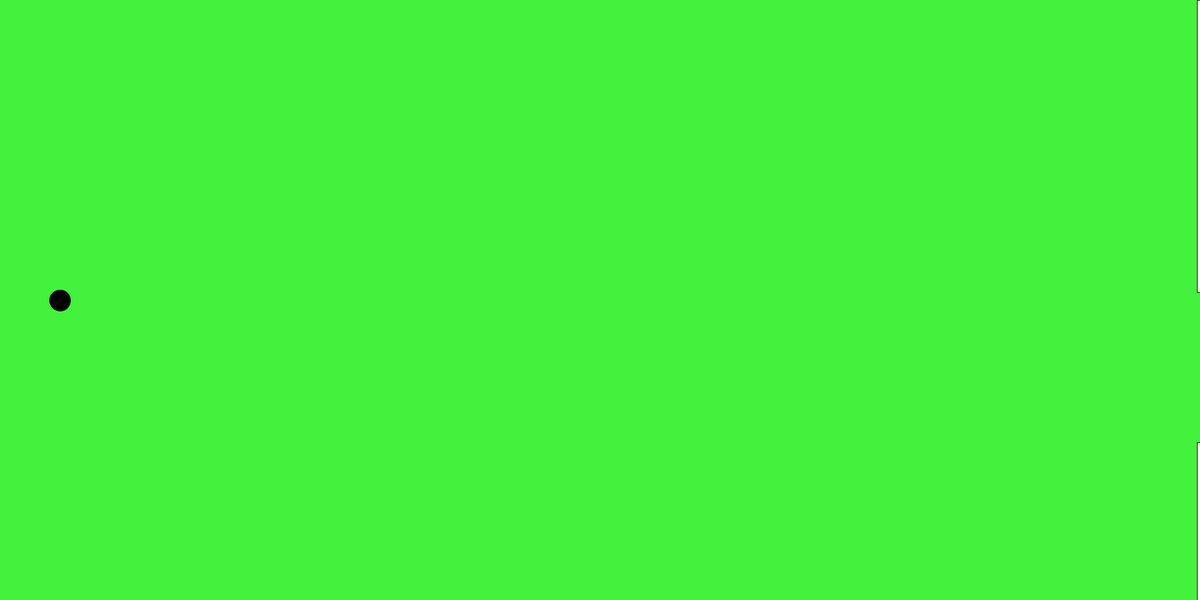
Frame 1 (no input)
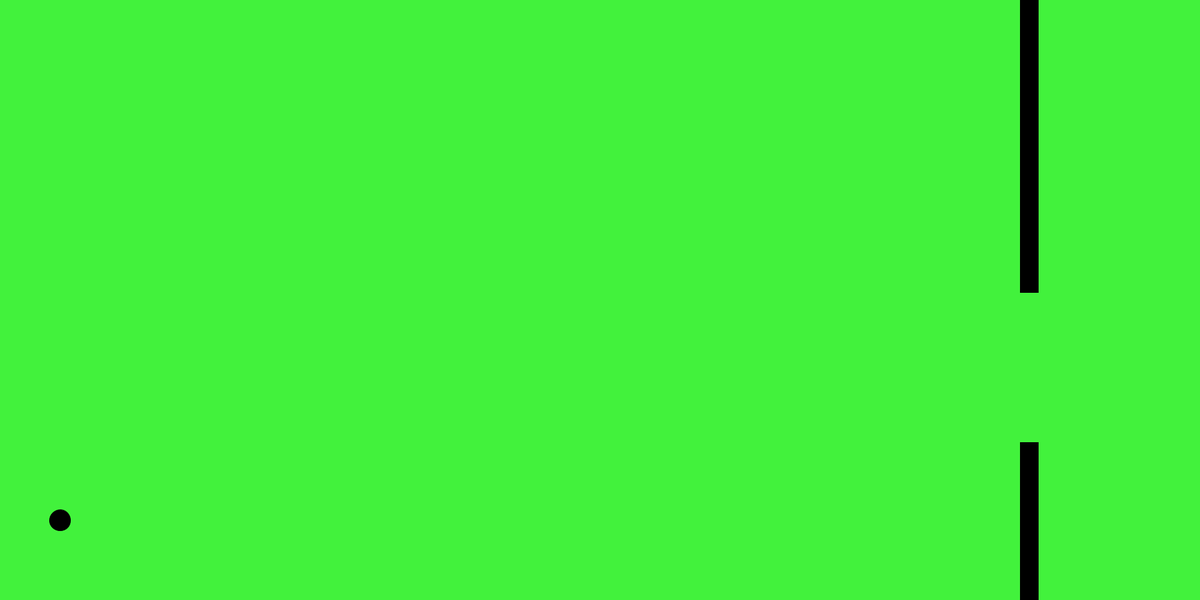
Frame 60 (the mouse pressed at the canvas centre just before this capture)
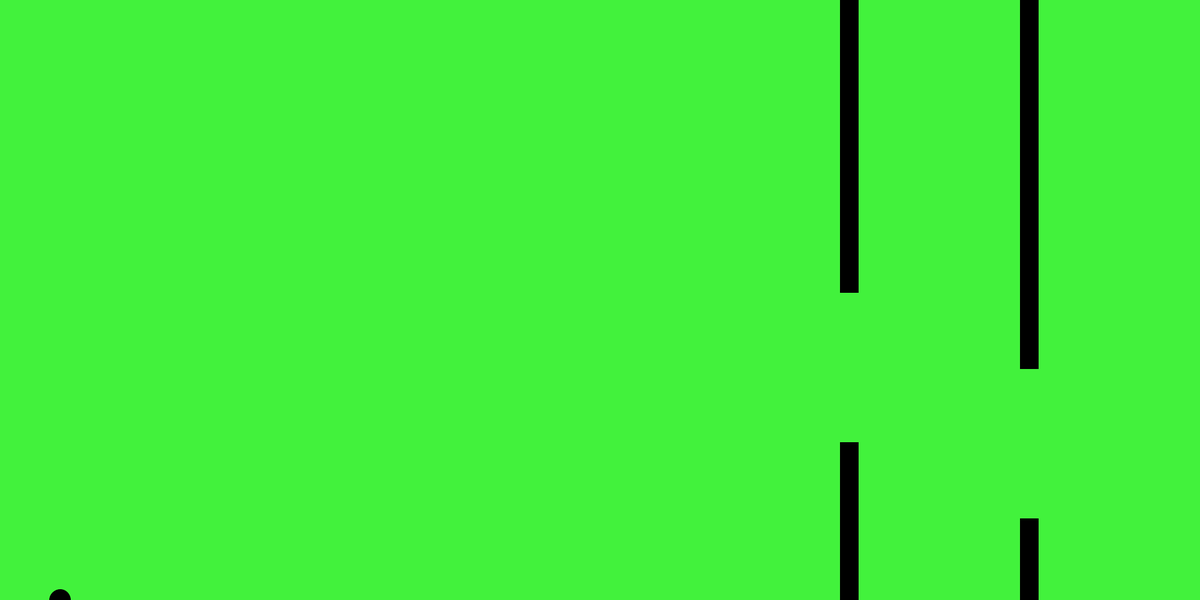
Frame 120 (the mouse held since frame 60 and released just before this capture)

The Processing sketch that drew these frames (run headless with seeded random() and noise(); from frame 60 on, the mouse is pressed at the canvas centre):

// Processing sketch: sketch_200323a
// ── sketch_200323a.pde
bird bird;
float red,green,blue;
ArrayList<Pipes> pipe = new ArrayList();

void setup() {
  size(2000, 1000);
  background(255, 255, 255);
  bird = new bird();
  pipe.add(new Pipes());
  pickColor();
}


void draw() {
  
  background(red,green,blue);
  
  for (int i = 0; i<pipe.size();i++){
    
    if (bird.hit(pipe.get(i))){
      pipe.get(i).changeColor();
      pickColor();
    }
    
    pipe.get(i).update();
    pipe.get(i).show();
          
    if (pipe.get(i).offScreen()){
      pipe.remove(i);
    }
  }
  
  bird.update();
  bird.show();
  
  if(frameCount % 60 == 0){
    pipe.add(new Pipes());
  }
  
}

void pickColor(){
  red = random(255);
  green = random(255);
  blue = random(255);
}

void mousePressed(){
  
}

void keyPressed(){
  if(key == ' '){
    bird.up();
  }
}

// ── bird.pde
class bird{
  
 float x = 100;
 float y = height/2;
 float velocity = 0;
 float gravity = 0.8;
 float lift = -25;
 
 
 boolean hit(Pipes pipe){
   if (y < pipe.top || y > pipe.bottom){
     if (x > pipe.x && x < pipe.x + pipe.w){
       return true;
     }else{
     return false;
     }
   }else{
     return false;
   }
 }
 
 void show(){
   ellipse(x,y,35,35);
   fill(0);
 }
 
 void update(){
   velocity += gravity;
   velocity *= 0.9;
   y += velocity;
   
   if (y > height){
     y = height;
     velocity = 0;    
   }
   
   if (y < 0){
     y = 0;
     velocity = 0;
   }
   
 }
 
 void up(){
   velocity += lift;
 }
 
 
}

// ── pipes.pde
class Pipes{
  float randomTop = random(height*0.1,height*0.7);
  float space = 250;
  float x = width;
  float speed = 5;
  float top = randomTop;
  float bottom = randomTop + space;
  float w = 30;
  
  
  void show(){
    rect(x,0,w,top); //<>//
    rect(x,bottom,w,height-bottom);
    fill(0);
  }
  
  void changeColor(){
    fill(255,0,0);
  }
  
  boolean offScreen(){
    if(this.x < -1000){
      return true;
    }else{
      return false;
    }
  }
  
  void update(){
    x -= speed;
  }
  
}
